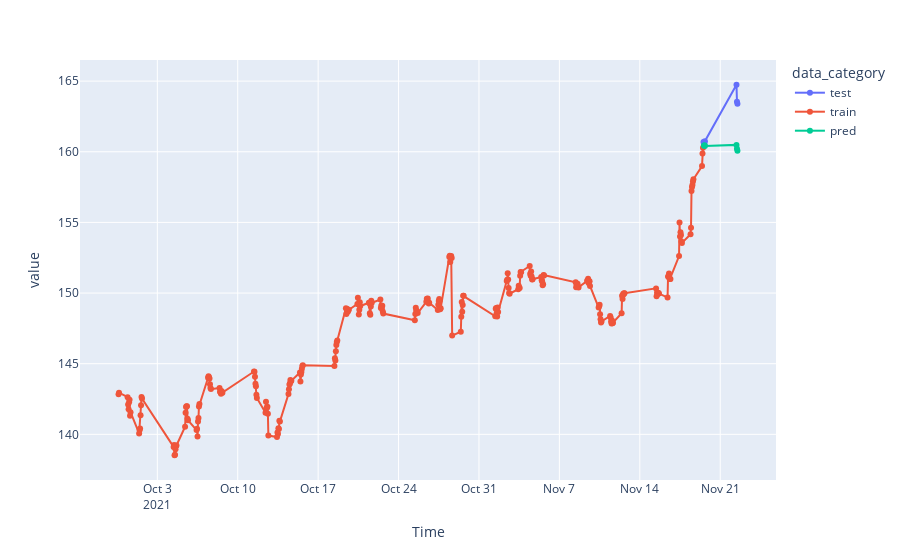

Notebook code for this chart:
### Code cell
fig = px.line(xg_hourly_df, x='Time', y='value', color='data_category', markers=True
             )
fig.show()

### Figure 1 — Plotly figure (JSON) as saved in the notebook; plotly's stock layout.template omitted (floating-point values rounded to 4 significant figures; data arrays with more than 128 entries replaced by an {"elided": "..."} marker saying what was removed)
{"data": [{"hovertemplate": "data_category=test<br>Time=%{x}<br>value=%{y}<extra></extra>", "legendgroup": "test", "line": {"color": "#636efa", "dash": "solid"}, "marker": {"symbol": "circle"}, "mode": "markers+lines", "name": "test", "orientation": "v", "showlegend": true, "type": "scatter", "x": ["2021-11-22 12:00:00", "2021-11-22 11:00:00", "2021-11-22 10:00:00", "2021-11-19 16:00:00", "2021-11-19 15:00:00", "2021-11-19 14:00:00", "2021-11-19 13:00:00"], "xaxis": "x", "y": [163.4, 163.5, 164.7, 160.8, 160.6, 160.5, 160.7], "yaxis": "y"}, {"hovertemplate": "data_category=train<br>Time=%{x}<br>value=%{y}<extra></extra>", "legendgroup": "train", "line": {"color": "#EF553B", "dash": "solid"}, "marker": {"symbol": "circle"}, "mode": "markers+lines", "name": "train", "orientation": "v", "showlegend": true, "type": "scatter", "x": {"elided": "257 str values"}, "xaxis": "x", "y": {"elided": "257 float values"}, "yaxis": "y"}, {"hovertemplate": "data_category=pred<br>Time=%{x}<br>value=%{y}<extra></extra>", "legendgroup": "pred", "line": {"color": "#00cc96", "dash": "solid"}, "marker": {"symbol": "circle"}, "mode": "markers+lines", "name": "pred", "orientation": "v", "showlegend": true, "type": "scatter", "x": ["2021-11-22 12:00:00", "2021-11-22 11:00:00", "2021-11-22 10:00:00", "2021-11-19 16:00:00", "2021-11-19 15:00:00", "2021-11-19 14:00:00"], "xaxis": "x", "y": [160.1, 160.2, 160.5, 160.4, 160.5, 160.4], "yaxis": "y"}], "layout": {"legend": {"title": {"text": "data_category"}, "tracegroupgap": 0}, "margin": {"t": 60}, "xaxis": {"anchor": "y", "domain": [0, 1], "title": {"text": "Time"}}, "yaxis": {"anchor": "x", "domain": [0, 1], "title": {"text": "value"}}}}
